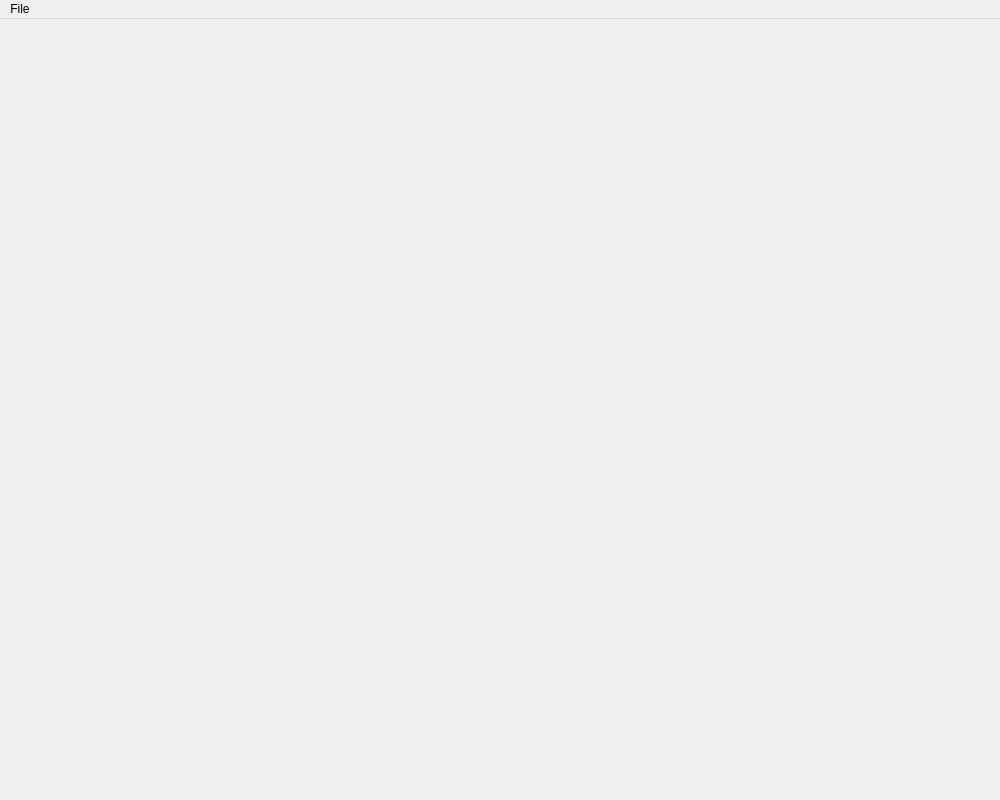
<?xml version="1.0" encoding="UTF-8"?>
<ui version="4.0">
 <class>MainWindow</class>
 <widget class="QMainWindow" name="MainWindow">
  <property name="geometry">
   <rect>
    <x>0</x>
    <y>0</y>
    <width>1000</width>
    <height>800</height>
   </rect>
  </property>
  <property name="windowTitle">
   <string>[Lab09] Bloom</string>
  </property>
  <widget class="GLWidget" name="centralWidget"/>
  <widget class="QMenuBar" name="menuBar">
   <property name="geometry">
    <rect>
     <x>0</x>
     <y>0</y>
     <width>1000</width>
     <height>25</height>
    </rect>
   </property>
   <widget class="QMenu" name="menuFile">
    <property name="title">
     <string>File</string>
    </property>
    <addaction name="actionQuit"/>
   </widget>
   <addaction name="menuFile"/>
  </widget>
  <action name="actionQuit">
   <property name="text">
    <string>Quit</string>
   </property>
   <property name="shortcut">
    <string>Ctrl+Q</string>
   </property>
  </action>
 </widget>
 <layoutdefault spacing="6" margin="11"/>
 <customwidgets>
  <customwidget>
   <class>GLWidget</class>
   <extends>QWidget</extends>
   <header>glwidget.h</header>
   <container>1</container>
  </customwidget>
 </customwidgets>
 <resources/>
 <connections>
  <connection>
   <sender>actionQuit</sender>
   <signal>triggered()</signal>
   <receiver>MainWindow</receiver>
   <slot>close()</slot>
   <hints>
    <hint type="sourcelabel">
     <x>-1</x>
     <y>-1</y>
    </hint>
    <hint type="destinationlabel">
     <x>399</x>
     <y>299</y>
    </hint>
   </hints>
  </connection>
 </connections>
</ui>
